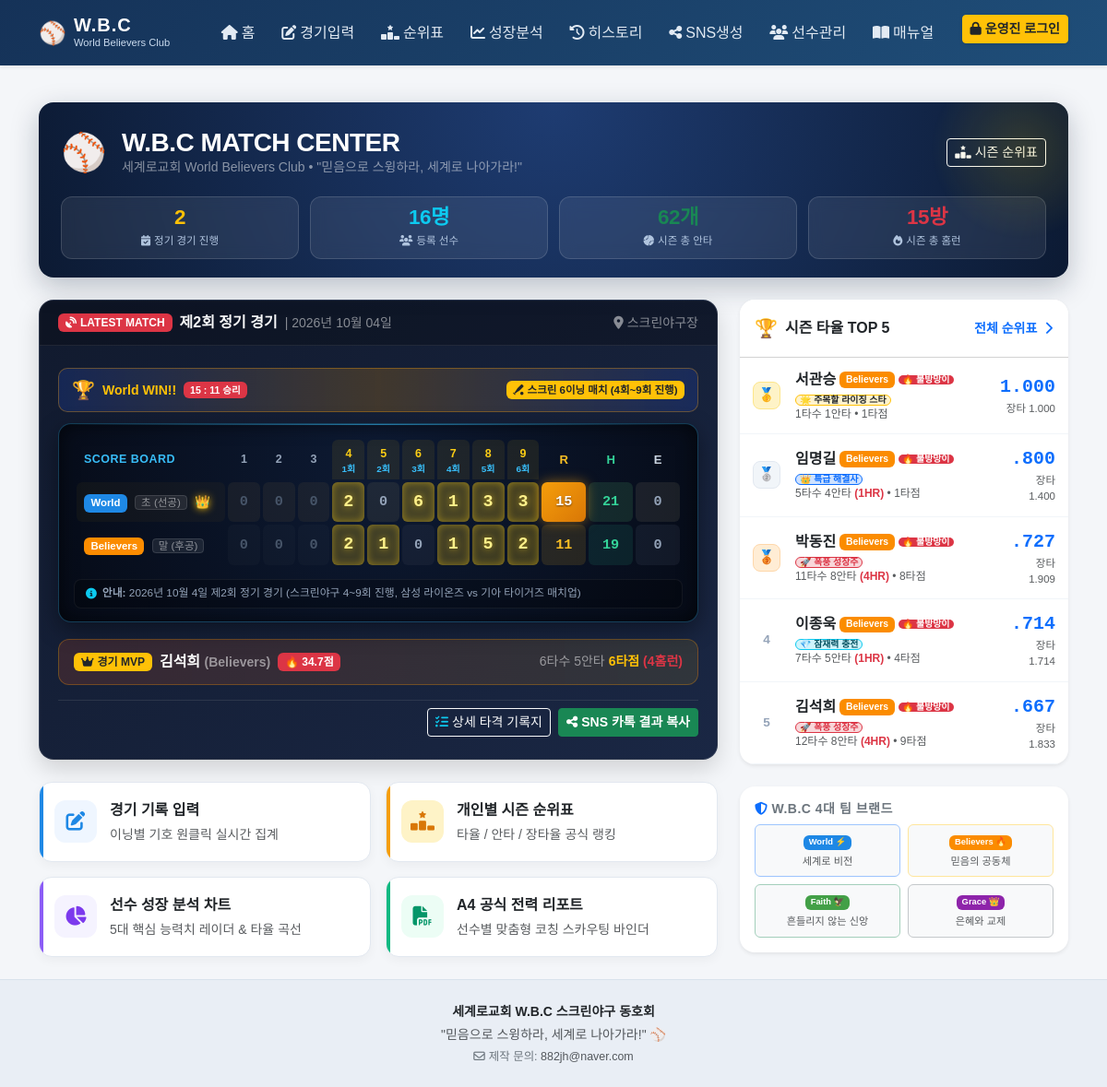
Before: / with the older database file.
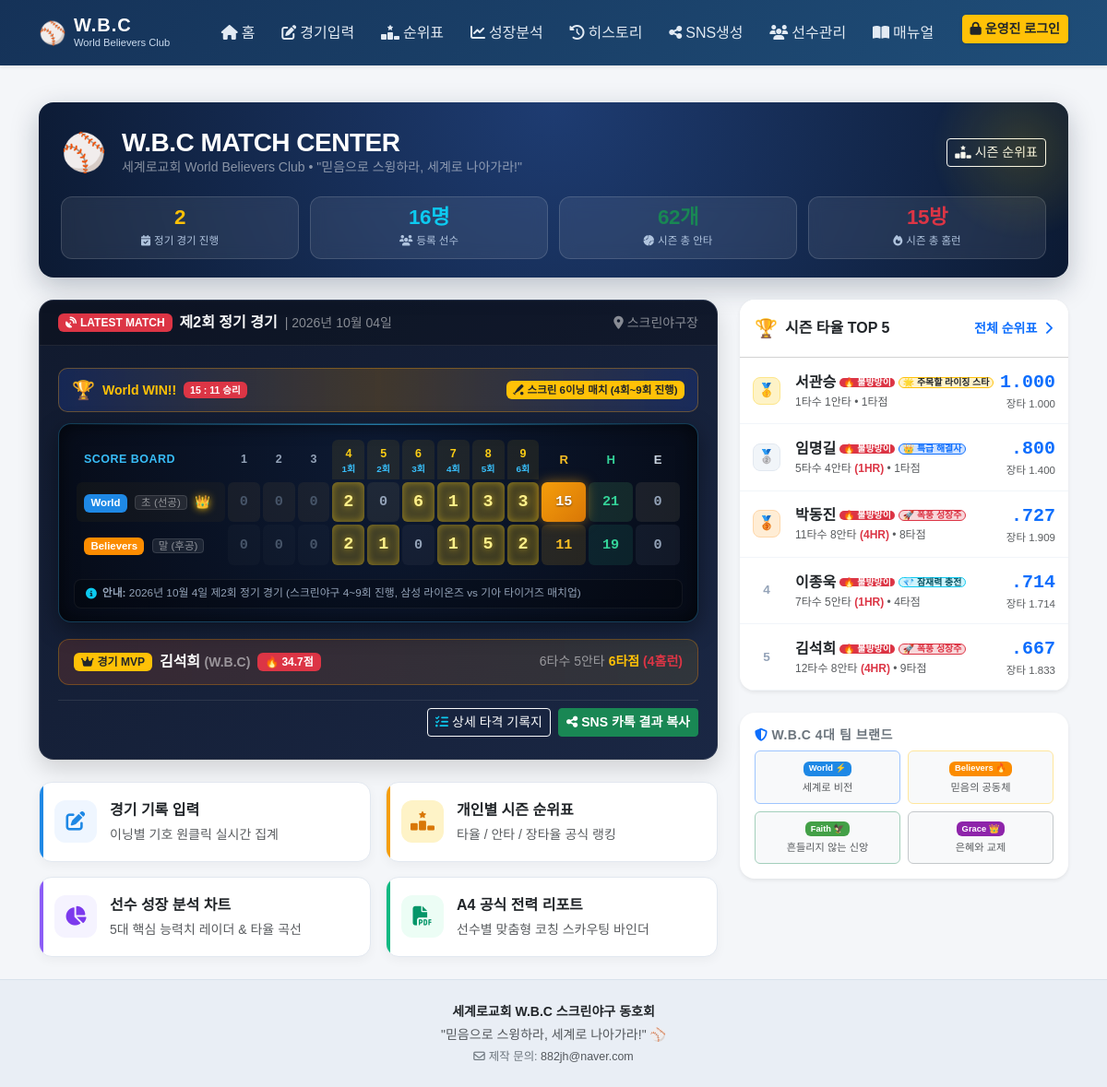
After: the same page with the newer database file.
### tables this page shows
CREATE TABLE players (
            id        INTEGER PRIMARY KEY AUTOINCREMENT,
            name      TEXT NOT NULL,
            team      TEXT NOT NULL,
            is_active INTEGER DEFAULT 1,
            created_at TEXT DEFAULT (datetime('now','localtime'))
        );

### app.py (the view)
@app.route('/')
def index():
    conn = get_db()
    latest = conn.execute(
        'SELECT * FROM games ORDER BY game_date DESC, id DESC LIMIT 1'
    ).fetchone()
    game_count = conn.execute('SELECT COUNT(*) FROM games').fetchone()[0]
    total_players = conn.execute('SELECT COUNT(*) FROM players WHERE is_active = 1').fetchone()[0]
    season_row = conn.execute('''
        SELECT COALESCE(SUM(ab), 0) tab,
               COALESCE(SUM(hits), 0) th,
               COALESCE(SUM(hr), 0) thr,
               COALESCE(SUM(rbi), 0) trbi
        FROM batting_records
    ''').fetchone()
    season_hits = season_row['th']
    season_hr = season_row['thr']
    season_rbi = season_row['trbi']
    season_avg = round(season_row['th'] / season_row['tab'], 3) if season_row['tab'] > 0 else 0.0
    top5_rows = conn.execute('''
        SELECT p.id, p.name, p.team,
               COUNT(DISTINCT br.game_id) games,
               SUM(br.ab) tab, SUM(br.hits) th, SUM(br.hr) thr, SUM(br.rbi) trbi,
               CASE WHEN SUM(br.ab)>0
                    THEN ROUND(CAST(SUM(br.hits) AS REAL)/SUM(br.ab),3)
                    ELSE 0 END savg,
               CASE WHEN SUM(br.ab)>0
                    THEN ROUND(CAST(SUM(br.singles)+SUM(br.doubles)*2+SUM(br.triples)*3+SUM(br.hr)*4 AS REAL)/SUM(br.ab),3)
                    ELSE 0 END sslg
        FROM batting_records br JOIN players p ON p.id=br.player_id
        GROUP BY p.id HAVING SUM(br.ab)>=1
        ORDER BY savg DESC, sslg DESC, thr DESC, trbi DESC, tab DESC
        LIMIT 5
    ''').fetchall()
    badges_map = get_all_player_badges(conn)
    top5 = []
    for r in top5_rows:
        d = dict(r)
        badges = badges_map.get(d['id'], {})
        d['condition_badge'] = badges.get('condition')
        d['growth_badge'] = badges.get('growth')
        top5.append(d)
    latest_recs = []
    latest_team_stats = {}
    latest_awards = {}
    scoreboard = None
    if latest:
        gid = latest['id']
        scoreboard = get_scoreboard_data(latest, conn)
        latest_recs = conn.execute('''
            SELECT p.name,br.team,br.ab,br.hits,br.hr,br.avg,br.slg,br.batting_order
            FROM batting_records br JOIN players p ON p.id=br.player_id
            WHERE br.game_id=? ORDER BY br.team, br.batting_order
        ''', (gid,)).fetchall()
        t_stats = conn.execute('''
            SELECT team, SUM(ab) tab, SUM(hits) thits, SUM(hr) thr, SUM(rbi) trbi
            FROM batting_records WHERE game_id = ?
            GROUP BY team
        ''', (gid,)).fetchall()
        for row in t_stats:
            latest_team_stats[row['team']] = dict(row)
        latest_awards = calc_game_awards(gid)
    conn.close()
    return render_template('index.html',
        latest=latest, game_count=game_count, total_players=total_players,
        season_hits=season_hits, season_hr=season_hr, season_rbi=season_rbi, season_avg=season_avg,
        top5=top5, latest_recs=latest_recs, latest_team_stats=latest_team_stats,
        latest_awards=latest_awards, scoreboard=scoreboard, fmt_date=fmt_date)

### app.py (called while the page is built)
def fmt_rate(val):
    if val is None:
        return ".000"
    try:
        v = float(val)
    except (ValueError, TypeError):
        return ".000"
    if v >= 1.0:
        return f"{v:.3f}"
    s = f"{v:.3f}"
    if s.startswith('0.'):
        return s[1:]
    return s

@app.template_filter('rate')
def rate_filter(val):
    return fmt_rate(val)

@app.context_processor
def inject_auth():
    return {
        'is_admin': session.get('is_admin', False),
        'fmt_rate': fmt_rate
    }

def get_db():
    conn = sqlite3.connect(DB_PATH, timeout=10.0)
    conn.row_factory = sqlite3.Row
    conn.execute('PRAGMA foreign_keys = ON')
    conn.execute('PRAGMA journal_mode = WAL')
    conn.execute('PRAGMA busy_timeout = 5000')
    return conn

def fmt_date(d):
    try:
        dt = datetime.strptime(str(d),'%Y-%m-%d')
        return f"{dt.year}년 {dt.month:02d}월 {dt.day:02d}일"
    except:
        return str(d)

### templates/index.html (shortened to what the changed rows need)
{% extends 'base.html' %}
{% block content %}
{% set l_stats = latest_team_stats if latest_team_stats is defined and latest_team_stats else {} %}
{% set l_awards = latest_awards if latest_awards is defined and latest_awards else {} %}
{% set sb = scoreboard if scoreboard is defined and scoreboard else None %}
{% set g_count = game_count if game_count is defined else 1 %}
{% set t_players = total_players if total_players is defined else 14 %}
{% set s_hits = season_hits if season_hits is defined else 22 %}
{% set s_hr = season_hr if season_hr is defined else 4 %}
{% set s_rbi = season_rbi if season_rbi is defined else 11 %}
{% set s_avg = season_avg if season_avg is defined else 0.333 %}
<div class="row g-4">
    <div class="col-lg-8">
        {% if latest %}
        {% set w_score = latest.world_score if latest.world_score is not none else 0 %}
        {% set b_score = latest.believers_score if latest.believers_score is not none else 0 %}
        {% set w_is_win = w_score > b_score %}
        {% set b_is_win = b_score > w_score %}
        {% set is_tie = w_score == b_score %}
        <div class="scoreboard-panel mb-4">
            <div class="scoreboard-body">
                <div class="scoreboard-matrix-wrap mb-3">
                    <div class="scoreboard-scroll-container">
                        <table class="scoreboard-matrix-table">
                            <thead>
                                <tr>
                                    <th class="th-team">SCORE BOARD</th>
                                    {% for inn in range(1, 10) %}
                                    <th class="th-inn {% if inn >= 4 %}active-match-inn{% endif %}">
                                        <div>{{ inn }}</div>
                                        {% if inn >= 4 %}<span class="sub-inn-label">{{ inn - 3 }}회</span>{% endif %}
                                    </th>
                                    {% endfor %}
                                    <th class="th-stat th-r">R</th>
                                    <th class="th-stat th-h">H</th>
                                    <th class="th-stat th-e">E</th>
                                </tr>
                            </thead>
                        </table>
                    </div>
                </div>
                {% if l_awards and l_awards.mvp %}
                <div class="mvp-ticker-bar">
                    <div class="d-flex align-items-center gap-2">
                        <span class="badge bg-warning text-dark fw-bold px-2 py-1">
                            <i class="fa-solid fa-crown me-1"></i>경기 MVP
                        </span>
                        <strong class="text-white fs-6">{{ l_awards.mvp.name }} <small class="text-white-50">({{ l_awards.mvp.team }})</small></strong>
                        <span class="badge bg-danger text-white small">🔥 {{ l_awards.mvp.mvp_pts }}점</span>
                    </div>
                    <div class="text-white-50 small">
                        {{ l_awards.mvp.ab }}타수 {{ l_awards.mvp.hits }}안타
                        {% if l_awards.mvp.rbi > 0 %}<strong class="text-warning fw-bold">{{ l_awards.mvp.rbi }}타점</strong>{% endif %}
                        {% if l_awards.mvp.hr > 0 %}<strong class="text-danger fw-bold">({{ l_awards.mvp.hr }}홈런)</strong>{% endif %}
                    </div>
                </div>
                {% endif %}
            </div>
        </div>
        {% endif %}
    </div>
    <div class="col-lg-4">
        <div class="card shadow-sm border-0 mb-4 rounded-4 overflow-hidden">
            <div class="card-body p-0">
                {% if top5 %}
                <div>
                    {% for p in top5 %}
                    <a href="{{ url_for('analytics_page', player_id=p.id) }}" class="top5-leader-item text-decoration-none text-dark">
                        <div class="d-flex align-items-center gap-3">
                            <span class="top5-medal {% if loop.index == 1 %}medal-1{% elif loop.index == 2 %}medal-2{% elif loop.index == 3 %}medal-3{% else %}medal-other{% endif %}">
                                {% if loop.index == 1 %}🥇
                                {% elif loop.index == 2 %}🥈
                                {% elif loop.index == 3 %}🥉
                                {% else %}{{ loop.index }}
                                {% endif %}
                            </span>
                            <div>
                                <div class="fw-bold d-flex align-items-center gap-1 flex-wrap">
                                    {{ p.name }}
                                    {% if p.team and p.team not in ['W.B.C', '자유', '자유배정', '미정'] %}
                                    <span class="badge {% if p.team == 'World' %}badge-world{% elif p.team == 'Believers' %}badge-believers{% elif p.team == 'Faith' %}badge-faith{% elif p.team == 'Grace' %}badge-grace{% else %}bg-secondary{% endif %}" style="font-size: 0.65rem;">
                                        {{ p.team }}
                                    </span>
                                    {% endif %}
                                    {% if p.condition_badge %}
                                        <span class="badge {{ p.condition_badge.class }} py-0 px-1" style="font-size: 0.62rem;" title="{{ p.condition_badge.desc }}">
                                            {{ p.condition_badge.emoji }} {{ p.condition_badge.text }}
                                        </span>
                                    {% endif %}
                                    {% if p.growth_badge %}
                                        <span class="badge {{ p.growth_badge.class }} py-0 px-1" style="font-size: 0.62rem;" title="{{ p.growth_badge.desc }}">
                                            {{ p.growth_badge.emoji }} {{ p.growth_badge.text }}
                                        </span>
                                    {% endif %}
                                </div>
                                <div class="text-muted small" style="font-size: 0.75rem;">
                                    {{ p.tab }}타수 {{ p.th }}안타
                                    {% if p.thr > 0 %}<span class="text-danger fw-bold">({{ p.thr }}HR)</span>{% endif %}
                                    {% if p.trbi > 0 %}• {{ p.trbi }}타점{% endif %}
                                </div>
                            </div>
                        </div>
                        <div class="text-end">
                            <div class="fw-bold stat-mono text-primary fs-5">{{ p.savg | rate }}</div>
                            <div class="text-muted small" style="font-size: 0.72rem;">장타 {{ p.sslg | rate }}</div>
                        </div>
                    </a>
                    {% endfor %}
                </div>
                {% else %}
                <div class="text-center py-4 text-muted small">
                    경기가 진행되면 순위표가 집계됩니다.
                </div>
                {% endif %}
            </div>
        </div>
    </div>
</div>
{% endblock %}

Changed rows visible on the page:
changed players "김석희": mvp.team "Believers" → "W.B.C"; team "Believers" → (not shown)
changed players "서관승": team "Believers" → (not shown)
changed players "임명길": team "Believers" → (not shown)
changed players "박동진": team "Believers" → (not shown)
changed players "이종욱": team "Believers" → (not shown)
